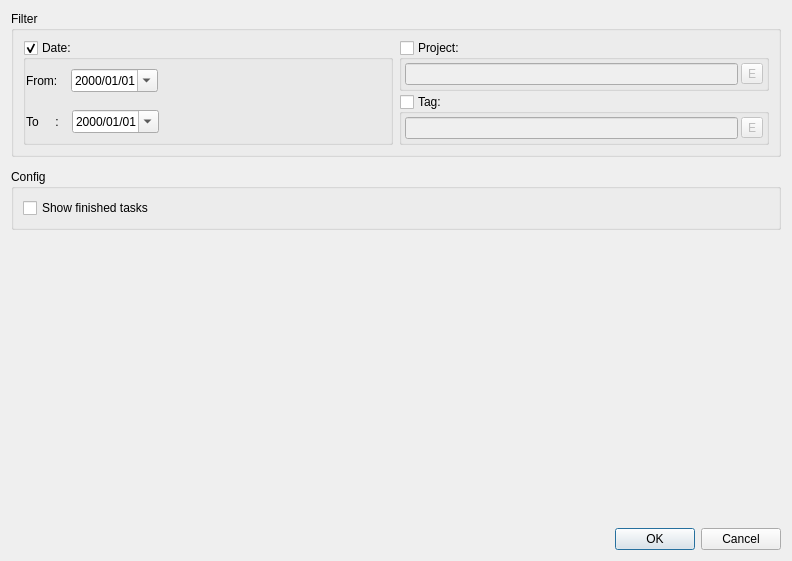
<?xml version="1.0" encoding="UTF-8"?>
<ui version="4.0">
 <class>StickyNoteConfigDialog</class>
 <widget class="QDialog" name="StickyNoteConfigDialog">
  <property name="geometry">
   <rect>
    <x>0</x>
    <y>0</y>
    <width>792</width>
    <height>561</height>
   </rect>
  </property>
  <property name="windowTitle">
   <string>Dialog</string>
  </property>
  <layout class="QVBoxLayout" name="verticalLayout">
   <item>
    <widget class="QGroupBox" name="groupBox_2">
     <property name="title">
      <string>Filter</string>
     </property>
     <layout class="QHBoxLayout" name="horizontalLayout_6">
      <item>
       <widget class="QGroupBox" name="dateGroupBox">
        <property name="sizePolicy">
         <sizepolicy hsizetype="Preferred" vsizetype="Preferred">
          <horstretch>0</horstretch>
          <verstretch>0</verstretch>
         </sizepolicy>
        </property>
        <property name="title">
         <string>Date:</string>
        </property>
        <property name="checkable">
         <bool>true</bool>
        </property>
        <layout class="QVBoxLayout" name="verticalLayout_3">
         <property name="spacing">
          <number>0</number>
         </property>
         <property name="leftMargin">
          <number>0</number>
         </property>
         <property name="topMargin">
          <number>0</number>
         </property>
         <property name="rightMargin">
          <number>0</number>
         </property>
         <property name="bottomMargin">
          <number>0</number>
         </property>
         <item>
          <widget class="QWidget" name="widget_2" native="true">
           <layout class="QHBoxLayout" name="horizontalLayout">
            <property name="spacing">
             <number>0</number>
            </property>
            <property name="leftMargin">
             <number>0</number>
            </property>
            <property name="topMargin">
             <number>0</number>
            </property>
            <property name="rightMargin">
             <number>0</number>
            </property>
            <property name="bottomMargin">
             <number>0</number>
            </property>
            <item>
             <widget class="QLabel" name="label">
              <property name="text">
               <string>From:    </string>
              </property>
             </widget>
            </item>
            <item>
             <widget class="QDateEdit" name="fromDateEdit">
              <property name="displayFormat">
               <string>yyyy/MM/dd</string>
              </property>
              <property name="calendarPopup">
               <bool>true</bool>
              </property>
             </widget>
            </item>
            <item>
             <spacer name="horizontalSpacer">
              <property name="orientation">
               <enum>Qt::Horizontal</enum>
              </property>
              <property name="sizeHint" stdset="0">
               <size>
                <width>40</width>
                <height>20</height>
               </size>
              </property>
             </spacer>
            </item>
           </layout>
          </widget>
         </item>
         <item>
          <widget class="QWidget" name="widget_3" native="true">
           <layout class="QHBoxLayout" name="horizontalLayout_2">
            <property name="spacing">
             <number>0</number>
            </property>
            <property name="leftMargin">
             <number>0</number>
            </property>
            <property name="topMargin">
             <number>0</number>
            </property>
            <property name="rightMargin">
             <number>0</number>
            </property>
            <property name="bottomMargin">
             <number>0</number>
            </property>
            <item>
             <widget class="QLabel" name="label_2">
              <property name="text">
               <string>To     :    </string>
              </property>
             </widget>
            </item>
            <item>
             <widget class="QDateEdit" name="toDateEdit">
              <property name="displayFormat">
               <string>yyyy/MM/dd</string>
              </property>
              <property name="calendarPopup">
               <bool>true</bool>
              </property>
             </widget>
            </item>
            <item>
             <spacer name="horizontalSpacer_2">
              <property name="orientation">
               <enum>Qt::Horizontal</enum>
              </property>
              <property name="sizeHint" stdset="0">
               <size>
                <width>40</width>
                <height>20</height>
               </size>
              </property>
             </spacer>
            </item>
           </layout>
          </widget>
         </item>
        </layout>
       </widget>
      </item>
      <item>
       <widget class="QWidget" name="widget_4" native="true">
        <layout class="QVBoxLayout" name="verticalLayout_4">
         <property name="spacing">
          <number>3</number>
         </property>
         <property name="leftMargin">
          <number>0</number>
         </property>
         <property name="topMargin">
          <number>0</number>
         </property>
         <property name="rightMargin">
          <number>0</number>
         </property>
         <property name="bottomMargin">
          <number>0</number>
         </property>
         <item>
          <widget class="QGroupBox" name="projectGroupBox">
           <property name="sizePolicy">
            <sizepolicy hsizetype="Preferred" vsizetype="Preferred">
             <horstretch>0</horstretch>
             <verstretch>0</verstretch>
            </sizepolicy>
           </property>
           <property name="title">
            <string>Project:</string>
           </property>
           <property name="checkable">
            <bool>true</bool>
           </property>
           <property name="checked">
            <bool>false</bool>
           </property>
           <layout class="QHBoxLayout" name="horizontalLayout_3">
            <property name="spacing">
             <number>3</number>
            </property>
            <property name="leftMargin">
             <number>3</number>
            </property>
            <property name="topMargin">
             <number>3</number>
            </property>
            <property name="rightMargin">
             <number>3</number>
            </property>
            <property name="bottomMargin">
             <number>3</number>
            </property>
            <item>
             <widget class="QLineEdit" name="projectLineEdit">
              <property name="readOnly">
               <bool>true</bool>
              </property>
             </widget>
            </item>
            <item>
             <widget class="QToolButton" name="projectToolButton">
              <property name="text">
               <string>E</string>
              </property>
             </widget>
            </item>
           </layout>
          </widget>
         </item>
         <item>
          <widget class="QGroupBox" name="tagGroupBox">
           <property name="title">
            <string>Tag:</string>
           </property>
           <property name="checkable">
            <bool>true</bool>
           </property>
           <property name="checked">
            <bool>false</bool>
           </property>
           <layout class="QHBoxLayout" name="horizontalLayout_4">
            <property name="spacing">
             <number>3</number>
            </property>
            <property name="leftMargin">
             <number>3</number>
            </property>
            <property name="topMargin">
             <number>3</number>
            </property>
            <property name="rightMargin">
             <number>3</number>
            </property>
            <property name="bottomMargin">
             <number>3</number>
            </property>
            <item>
             <widget class="QLineEdit" name="tagLineEdit"/>
            </item>
            <item>
             <widget class="QToolButton" name="tagToolButton">
              <property name="text">
               <string>E</string>
              </property>
             </widget>
            </item>
           </layout>
          </widget>
         </item>
        </layout>
       </widget>
      </item>
     </layout>
    </widget>
   </item>
   <item>
    <widget class="QWidget" name="widget" native="true">
     <layout class="QVBoxLayout" name="verticalLayout_2">
      <property name="spacing">
       <number>0</number>
      </property>
      <property name="leftMargin">
       <number>0</number>
      </property>
      <property name="topMargin">
       <number>0</number>
      </property>
      <property name="rightMargin">
       <number>0</number>
      </property>
      <property name="bottomMargin">
       <number>0</number>
      </property>
     </layout>
    </widget>
   </item>
   <item>
    <widget class="QGroupBox" name="groupBox">
     <property name="title">
      <string>Config</string>
     </property>
     <layout class="QHBoxLayout" name="horizontalLayout_5">
      <item>
       <widget class="QCheckBox" name="showFinishedTaskCheckBox">
        <property name="text">
         <string>Show finished tasks</string>
        </property>
       </widget>
      </item>
     </layout>
    </widget>
   </item>
   <item>
    <spacer name="verticalSpacer">
     <property name="orientation">
      <enum>Qt::Vertical</enum>
     </property>
     <property name="sizeHint" stdset="0">
      <size>
       <width>20</width>
       <height>40</height>
      </size>
     </property>
    </spacer>
   </item>
   <item>
    <widget class="QDialogButtonBox" name="buttonBox">
     <property name="orientation">
      <enum>Qt::Horizontal</enum>
     </property>
     <property name="standardButtons">
      <set>QDialogButtonBox::Cancel|QDialogButtonBox::Ok</set>
     </property>
    </widget>
   </item>
  </layout>
 </widget>
 <resources/>
 <connections>
  <connection>
   <sender>buttonBox</sender>
   <signal>accepted()</signal>
   <receiver>StickyNoteConfigDialog</receiver>
   <slot>accept()</slot>
   <hints>
    <hint type="sourcelabel">
     <x>248</x>
     <y>254</y>
    </hint>
    <hint type="destinationlabel">
     <x>157</x>
     <y>274</y>
    </hint>
   </hints>
  </connection>
  <connection>
   <sender>buttonBox</sender>
   <signal>rejected()</signal>
   <receiver>StickyNoteConfigDialog</receiver>
   <slot>reject()</slot>
   <hints>
    <hint type="sourcelabel">
     <x>316</x>
     <y>260</y>
    </hint>
    <hint type="destinationlabel">
     <x>286</x>
     <y>274</y>
    </hint>
   </hints>
  </connection>
 </connections>
</ui>
